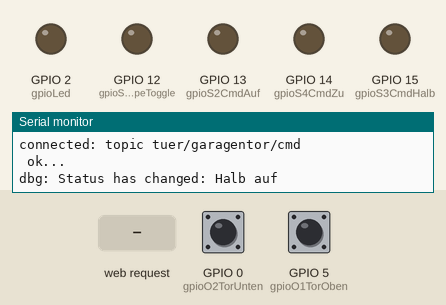
Simulated run of this sketch. Board: ESP8266 (NodeMCU). Shown: output pins drawn as LEDs (lit = HIGH), the last lines printed to the serial monitor. The test bench sets the inputs (shaded band); at power-on: GPIO 0 (gpioO2TorUnten) HIGH, GPIO 5 (gpioO1TorOben) HIGH. WiFi joins after 1.5 s; servers stay silent unless stated; no MQTT or app messages arrive unless stated.

Above: at 10.0 s.
10.1 s: HTTP request GET /zu received
At 10.9 s:
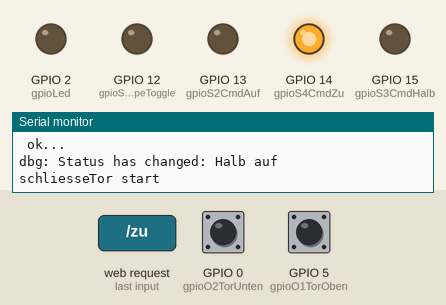
12.6 s: HTTP request GET /auf received
At 13.2 s:
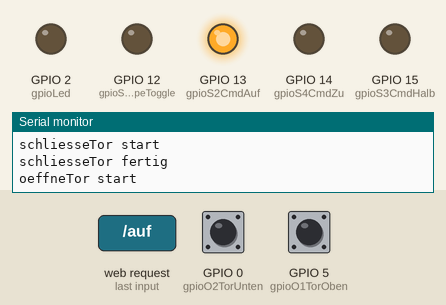
15.1 s: GPIO 0 (gpioO2TorUnten) pulled LOW for 1 s
17.6 s: GPIO 5 (gpioO1TorOben) pulled LOW for 1 s
Timing chart, 0 to 21.4 s (numbered marks = the images above; inputs shaded):
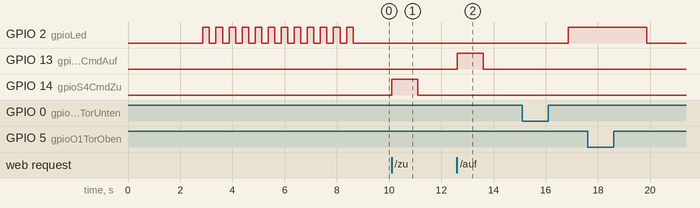

The sketch:

garagentor-esp8266-uap1.ino
```cpp
// (licence header left out)
#include <ESP8266WiFi.h>
#include <WiFiClient.h>
#include <ESP8266WebServer.h>
#include <ESP8266mDNS.h>
#include <ESP8266HTTPUpdateServer.h>
#include <stdio.h>
#include <string.h>

// Uses Ticker to do a nonblocking loop every 1 second to check status
#include <Ticker.h>

unsigned long lastmillis;

const char* sVersion = "0.8.24";


#define CLOSED LOW
#define OPEN HIGH

#include <PubSubClient.h>
//Your MQTT Broker
const char* mqtt_server = "hwr-pi";

// MQTT client is also host name for WIFI
const char* mqtt_client_id = "garagentor";

const char* mqtt_topic_cmd = "tuer/garagentor/cmd";
const char* mqtt_topic_status = "tuer/garagentor/status";
const char* mqtt_topic_action = "tuer/garagentor/action";
const char* mqtt_topic_version = "tuer/garagentor/version";
const char* mqtt_topic_wifi = "tuer/garagentor/wifi";


//Your Wifi SSID
const char* ssid = "3A-peter@demus.de";
//Your Wifi Key
const char* password = "lothar2602lothar2602";

const char* update_path = "/firmware";
const char* update_username = "admin";
const char* update_password = "admin";

ESP8266WebServer httpServer(80);
ESP8266HTTPUpdateServer httpUpdater;

WiFiClient espClient;
PubSubClient client(espClient);


int gpioLed = 2; // internal blue LED

int gpioO1TorOben = 5;  // D1
int gpioO2TorUnten = 0; // D3

int gpioS4CmdZu = 14;          // D5
int gpioS5CmdLampeToggle = 12; // D6
int gpioS2CmdAuf = 13;         // D7
int gpioS3CmdHalb = 15;        // D8


int FEHLER=0;
int ZU=1;
int AUF=2;
int HALBAUF=3;

const char* statusmeldung[] = { "Fehler", "Zu", "Auf", "Halb auf" };

int status = FEHLER;

bool SendUpdate = false;

Ticker ticker;


//check gpio (input of hoermann uap1)
void statusTor() {
  int myOldStatus = status;

  if ((digitalRead(gpioO1TorOben) == OPEN  ) && (digitalRead(gpioO2TorUnten) == OPEN  )) { status = HALBAUF; }
  if ((digitalRead(gpioO1TorOben) == CLOSED) && (digitalRead(gpioO2TorUnten) == OPEN  )) { status = AUF; }
  if ((digitalRead(gpioO1TorOben) == OPEN  ) && (digitalRead(gpioO2TorUnten) == CLOSED)) { status = ZU; }
  if ((digitalRead(gpioO1TorOben) == CLOSED) && (digitalRead(gpioO2TorUnten) == CLOSED)) { status = FEHLER; }

  if ( myOldStatus != status )
  {
    Serial.print("dbg: Status has changed: ");
    Serial.println(statusmeldung[status]);
  }
}


void oeffneTor() {
      Serial.println("oeffneTor start");
      client.publish(mqtt_topic_action, "oeffneTor start");

      digitalWrite(gpioS2CmdAuf, HIGH);
      delay(1000);
      digitalWrite(gpioS2CmdAuf, LOW);

      Serial.println("oeffneTor fertig");
      client.publish(mqtt_topic_action, "oeffneTor fertig");
}


void schliesseTor() {
      Serial.println("schliesseTor start");
      client.publish(mqtt_topic_action, "schliesseTor start");

      digitalWrite(gpioS4CmdZu, HIGH);
      delay(1000);
      digitalWrite(gpioS4CmdZu, LOW);

      Serial.println("schliesseTor fertig");
      client.publish(mqtt_topic_action, "schliesseTor fertig");
}


void MqttCallback(char* topic, byte* payload, unsigned int length) {
  payload[length] = 0;

  Serial.println("mqtt call back");
  Serial.println( topic );
  Serial.println(  (const char *) payload );

  if ( strstr( (const char *)payload, "zu") != NULL) {
    schliesseTor();
  }
  if ( strstr( (const char *)payload, "auf") != NULL) {
    oeffneTor();
  }
  if ( strstr( (const char *)payload, "version") != NULL) {
    client.publish(mqtt_topic_version, sVersion);
    long lRssi = WiFi.RSSI();
    char sBuffer[50];
    sprintf(sBuffer, "RSSI = %d dBm", lRssi);
    client.publish(mqtt_topic_wifi, sBuffer);
  }
  if ( strstr( (const char *)payload, "status") != NULL) {
    statusTor();
    client.publish(mqtt_topic_status, statusmeldung[status]);
  }
}


void MqttReconnect() {
  while (!client.connected()) {
    Serial.print("Connect to MQTT Broker "); Serial.println( mqtt_server );
    delay(1000);
    if (client.connect(mqtt_client_id)) {
      Serial.print("connected: topic ");  Serial.println( mqtt_topic_cmd );
      client.subscribe(mqtt_topic_cmd);
    } else {
      Serial.print("failed: ");
      Serial.print(client.state());
      Serial.println(" try again...");
      delay(5000);
    }
  }
  Serial.println(" ok...");
}


void CheckDoorStatus() {
  int oldStatus = status;
  statusTor();
  if (oldStatus == status)
  {
    //new status is the same as the current status, return
    return;
  }
  else
  {
    Serial.print("Status has changed to: ");
    Serial.println(statusmeldung[status]);
    SendUpdate = true;
    digitalWrite(gpioLed, (status != ZU) ); // LED on bei Fehler
    delay(1000);
    digitalWrite(gpioLed, (status == ZU) ); // LED on bei Fehler
  }
}


void setup(void) {

  Serial.begin(115200);
  delay(300);
  Serial.println("\n\nstarte hoermann garage...");
  Serial.println();
  Serial.println(sVersion);
  Serial.println();

  lastmillis = millis();

  pinMode(gpioO1TorOben, INPUT_PULLUP);
  pinMode(gpioO2TorUnten, INPUT_PULLUP);

  pinMode(gpioLed, OUTPUT);

  pinMode(gpioS4CmdZu, OUTPUT);
  digitalWrite(gpioS4CmdZu, LOW);
  pinMode(gpioS5CmdLampeToggle, OUTPUT);
  digitalWrite(gpioS5CmdLampeToggle, LOW);
  pinMode(gpioS2CmdAuf, OUTPUT);
  digitalWrite(gpioS2CmdAuf, LOW);
  pinMode(gpioS3CmdHalb, OUTPUT);
  digitalWrite(gpioS3CmdHalb, LOW);


//  WiFi.persistent(false);
  WiFi.mode(WIFI_OFF);
  WiFi.mode(WIFI_STA);

  WiFi.begin(ssid, password);


  while(WiFi.waitForConnectResult() != WL_CONNECTED) {
    WiFi.begin(ssid, password);
    Serial.println("WiFi failed, retrying.");
  }

  Serial.println("WiFi connected");
  Serial.println("IP address: ");
  Serial.println(WiFi.localIP());


  MDNS.begin(mqtt_client_id);

  httpUpdater.setup(&httpServer, update_path, update_username, update_password);

  httpServer.begin();

  MDNS.addService("http", "tcp", 80);

  Serial.printf("HTTPUpdateServer ready! \n  Open http://%s.local%s in your browser and\n login with username '%s' and password '%s'\n", mqtt_client_id, update_path, update_username, update_password);
  Serial.printf("\nSketch version: %s\n", sVersion);


  client.setServer(mqtt_server, 1883);
  client.setCallback(MqttCallback);
  MqttReconnect();
  client.publish(mqtt_topic_version, sVersion);


  httpServer.on("/", []() {
    statusTor();

    if (status == ZU) {
      httpServer.send(200, "text/html", "garage ist aktuell zu.<p><a href=\"auf\">&oumlffnen</a></p>");
    }
    if (status == AUF ) {
      httpServer.send(200, "text/html", "garage ist aktuell auf.<p><a href=\"zu\">schliessen</a></p>");
    }
    if (status == HALBAUF ) {
      httpServer.send(200, "text/html", "garage ist aktuell HALB auf.<p><a href=\"zu\">schliessen</a></p>");
    }
    if (status == FEHLER ) {
      httpServer.send(200, "text/html", "garage ist aktuell FEHLER.<p>!!!</p>");
    }

    httpServer.send ( 302, "text/plain", "");
  });


  httpServer.on("/status", []() {
    long lRssi = WiFi.RSSI();
    char sBuffer[100];
    sprintf(sBuffer, "WiFi  RSSI = %d dBm\r\nVersion = %s\r\n", lRssi, sVersion);
    Serial.println( sBuffer );

    httpServer.send(200, "text/plain", sBuffer);

    httpServer.send ( 302, "text/plain", "");
  });


  httpServer.on("/toggle", []() {
    Serial.println("http toggle");
    statusTor();
    if (status == ZU) {
      oeffneTor();
    }
    if (status == AUF) {
      schliesseTor ();
    }
    httpServer.send ( 302, "text/plain", "");
  });

  // add redirect zu '/'
  httpServer.on("/zu", []() {
    schliesseTor();
    httpServer.send ( 302, "text/plain", "schliessen OK");
  });

  // add redirect zu '/'
  httpServer.on("/auf", []() {
    oeffneTor();
    httpServer.send ( 302, "text/plain", "oeffnen OK");
  });


  // warte auf stabile UAP1-Ausgänge nach Strom-AUS
  for ( int iLoop=0; iLoop<12; iLoop++) {
    digitalWrite(gpioLed, HIGH );
    statusTor();
    delay(250);
    digitalWrite(gpioLed, LOW );
    statusTor();
    delay(250);
  }

  //Check the door status every 1 second
  ticker.attach(1, CheckDoorStatus);

}


void loop(void) {
  httpServer.handleClient();

  if (!client.connected()) { MqttReconnect(); }
  client.loop();

  if (millis() - lastmillis >  60000) {
    Serial.print("still running since ");
    Serial.print(millis()/60000);
    Serial.println(" minutes");
    lastmillis = millis();
    SendUpdate = true;
  }

  if (SendUpdate)
  {
    Serial.print("mqtt status update: ");
    Serial.println(statusmeldung[status]);
    client.publish(mqtt_topic_status, statusmeldung[status]);
    SendUpdate = false;
  }

}
```

Measured:
- after the input at 10.1 s, GPIO 14 (gpioS4CmdZu): LOW → HIGH at once, → LOW 1.0 s later
- after the input at 12.6 s, GPIO 13 (gpioS2CmdAuf): LOW → HIGH at once, → LOW 1.0 s later
- after the input at 15.1 s, GPIO 2 (gpioLed): LOW → HIGH after 1.8 s
- after the input at 17.6 s, GPIO 2 (gpioLed): HIGH → LOW after 2.3 s instead of 0.27 s
